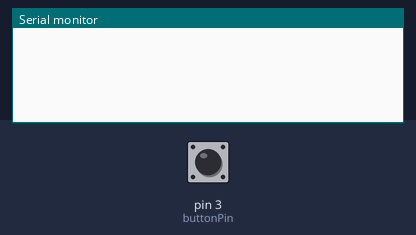
The sketch below on a simulated Arduino Uno, built with avr-gcc and run on an emulated ATmega328P. On the bench: the last lines printed to the serial monitor. The inputs (shaded band) are chosen by the test bench; at power-on: pin 3 (buttonPin) LOW.

Above: at 1.2 s.
1.3 s: pin 3 (buttonPin) pulled HIGH for 0.15 s
At 2.5 s:
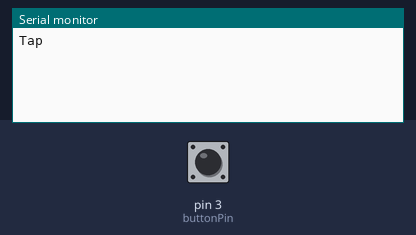
2.9 s: pin 3 (buttonPin) pulled HIGH for 1 s
At 5.0 s:
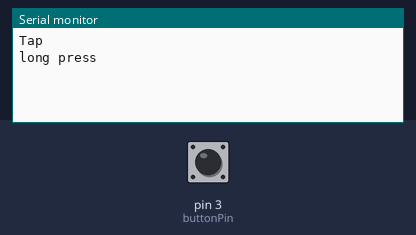

The sketch:

ButtonPressAndHold.ino
```cpp
/*
  Button state change long press example

  Shows how to detect a tap on a button, a short press, or a long press.

  circuit:
  - pushbutton with 10K pulldown resistor on pin 3. Button is connected to voltage

  created 1 Dec 2020
  updated 5 Aug 2021
  by Tom Igoe
*/
// the input pin:
int buttonPin = 3;

// the length of the presses in ms:
int longPress = 750;
int shortPress = 250;
// variable for how long the user actually presses:
long pressTime = 0;

// previous state of the button:
int lastButtonState = LOW;

void setup() {
  // initialize serial and I/O pin:
  Serial.begin(9600);
  pinMode(buttonPin, INPUT);
}

void loop() {
  // read the button:
  int buttonState = digitalRead(buttonPin);

  // if the button has changed:
  if (buttonState != lastButtonState) {
    // if the button is pressed, start a timer:
    if (buttonState == HIGH) {
      pressTime = millis();
    }
    // if it's released, stop the timer:
    if (buttonState == LOW) {
      long holdTime = millis() - pressTime;
      // take action for long press, short press, or tap:
      if (holdTime > longPress) {
        Serial.println("long press");
      } else if (holdTime > shortPress) {
        Serial.println("short press");
      } else {
        Serial.println("Tap");
      }
    }
  }
  // save button state for next time:
  lastButtonState = buttonState;
}
```

Measured:
- after the input at 1.3 s, the serial monitor: prints a new line after 0.15 s (image 1)
- after the input at 2.9 s, the serial monitor: prints a new line after 1.0 s (image 2)
